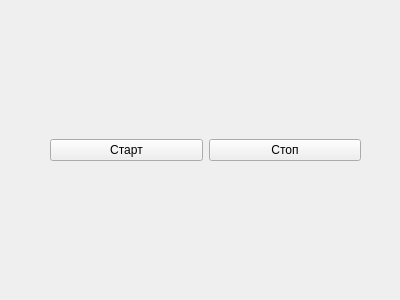
<?xml version="1.0" encoding="UTF-8"?>
<ui version="4.0">
 <class>IntervalExerciseWidget</class>
 <widget class="QWidget" name="IntervalExerciseWidget">
  <property name="geometry">
   <rect>
    <x>0</x>
    <y>0</y>
    <width>400</width>
    <height>300</height>
   </rect>
  </property>
  <property name="windowTitle">
   <string>Form</string>
  </property>
  <widget class="QWidget" name="horizontalLayoutWidget">
   <property name="geometry">
    <rect>
     <x>50</x>
     <y>110</y>
     <width>311</width>
     <height>80</height>
    </rect>
   </property>
   <layout class="QHBoxLayout" name="horizontalLayout">
    <item>
     <widget class="QPushButton" name="stopBtn">
      <property name="text">
       <string>Старт</string>
      </property>
     </widget>
    </item>
    <item>
     <widget class="QPushButton" name="playBtn">
      <property name="text">
       <string>Стоп</string>
      </property>
     </widget>
    </item>
   </layout>
  </widget>
 </widget>
 <resources/>
 <connections/>
</ui>
